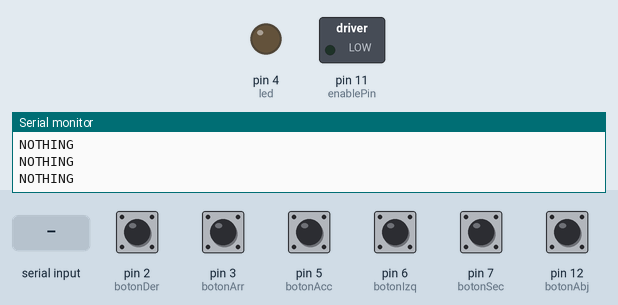
A sketch run on a simulated Arduino Uno, built with avr-gcc and run on an emulated ATmega328P. Parts: switched loads named in the sketch (green lamp = pin HIGH), output pins drawn as LEDs (lit = HIGH), the last lines printed to the serial monitor. The test bench sets the inputs (shaded band); at power-on: pin 2 (botonDer), pin 3 (botonArr), pin 5 (botonAcc), pin 6 (botonIzq), pin 7 (botonSec), pin 12 (botonAbj) LOW.

Above: at 1.2 s.
1.3 s: pin 2 (botonDer) pulled HIGH for 0.15 s
At 1.4 s:
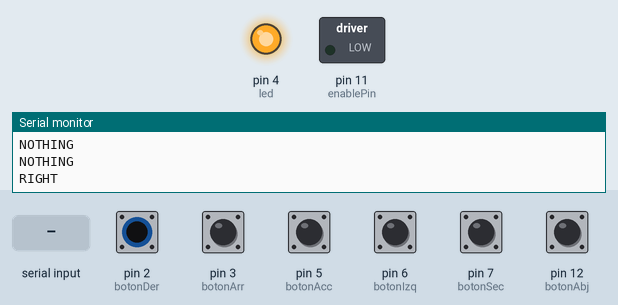
3.0 s: "Y" received over Serial
At 4.2 s:
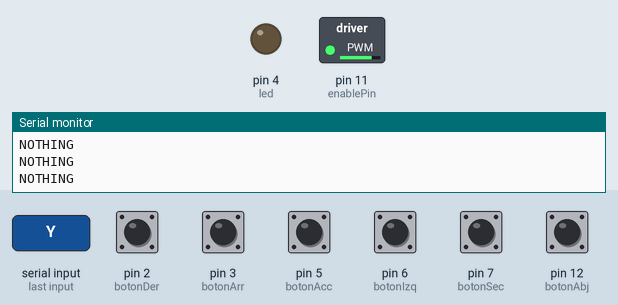
4.5 s: pin 3 (botonArr) pulled HIGH for 0.15 s
At 4.6 s:
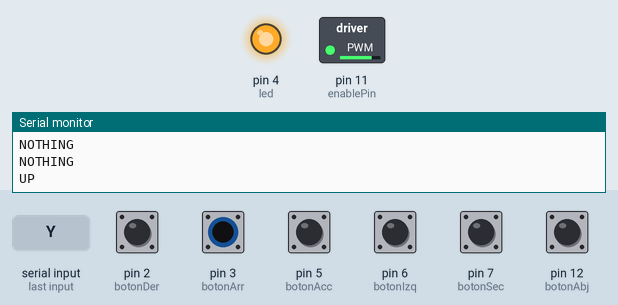
6.2 s: pin 5 (botonAcc) pulled HIGH for 0.15 s
At 7.0 s:
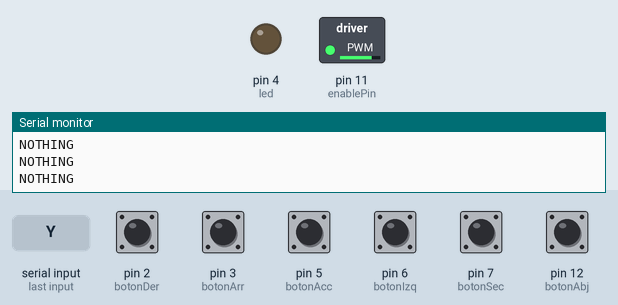
7.8 s: pin 6 (botonIzq) pulled HIGH for 0.15 s
At 7.91 s:
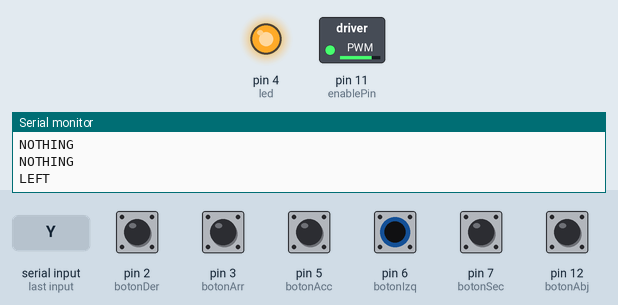
9.4 s: pin 7 (botonSec) pulled HIGH for 0.15 s
At 10.7 s:
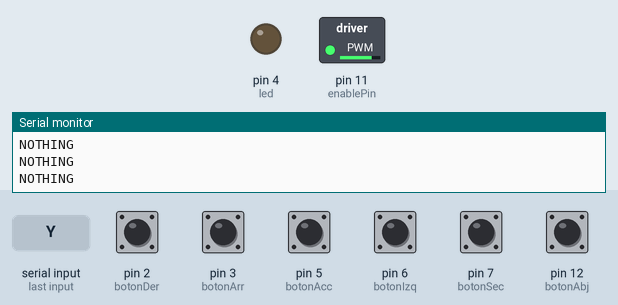
Timing chart, 0 to 12.0 s (numbered marks = the images above; inputs shaded):
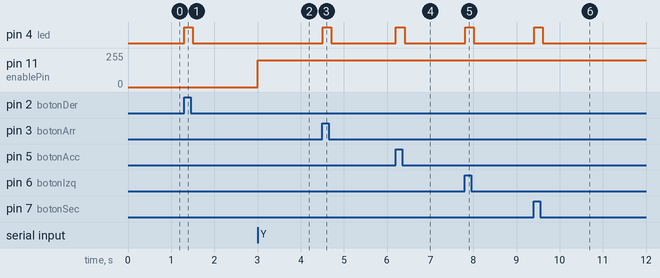

Measured:
- after the input at 1.3 s, pin 4 (led): LOW → HIGH at once, → LOW 0.20 s later
- after the input at 3.0 s, pin 11 (enablePin): 0/255 → 200/255 at once
- after the input at 4.5 s, pin 4 (led): LOW → HIGH at once, → LOW 0.20 s later
- after the input at 6.2 s, pin 4 (led): LOW → HIGH at once, → LOW 0.20 s later
- after the input at 7.8 s, pin 4 (led): LOW → HIGH at once, → LOW 0.20 s later
- after the input at 9.4 s, pin 4 (led): LOW → HIGH at once, → LOW 0.20 s later

The sketch:

Arduino_Processing.ino
```cpp
const int botonIzq = 6;
const int botonDer = 2;

const int botonAbj = 12;
const int botonArr = 3;

const int botonAcc = 5;
const int botonSec = 7;

const int led = 4;

char val;
int botonIzqState = 0;
int botonDerState = 0;
int botonAbjState = 0;
int botonArrState = 0;
int botonAccState = 0;
int botonSecState = 0;
int enablePin = 11;
int in1Pin = 10;
int in2Pin = 9;

void setup() {
  pinMode(led, OUTPUT);
  pinMode(botonIzq, INPUT);
  pinMode(botonDer, INPUT);
  pinMode(botonAbj, INPUT);
  pinMode(botonArr, INPUT);
  pinMode(botonAcc, INPUT);
  pinMode(botonSec, INPUT);
  Serial.begin(9600);
}

void loop() {

  botonIzqState = digitalRead(botonIzq);
  botonDerState = digitalRead(botonDer);
  botonAbjState = digitalRead(botonAbj);
  botonArrState = digitalRead(botonArr);
  botonAccState = digitalRead(botonAcc);
  botonSecState = digitalRead(botonSec);


  if (botonIzqState == HIGH) {
    Serial.println("LEFT");
    digitalWrite(led, HIGH);
    delay(100);
  } else if (botonDerState == HIGH) {
    Serial.println("RIGHT");
    digitalWrite(led, HIGH);
    delay(100);
  } else if (botonAbjState == HIGH) {
    Serial.println("DOWN");
    digitalWrite(led, HIGH);
    delay(100);
  } else if (botonArrState == HIGH) {
    Serial.println("UP");
    digitalWrite(led, HIGH);
    delay(100);
  } else if (botonAccState == HIGH) {
    Serial.println("ACTION");
    digitalWrite(led, HIGH);
    delay(100);
  } else if (botonSecState == HIGH) {
    Serial.println("SECUNDARY");
    digitalWrite(led, HIGH);
    delay(100);
  }  else {
    Serial.println("NOTHING");
    digitalWrite(led, LOW);
    delay(100);
  }

  if (Serial.available() > 0) {
    val = Serial.read();
    if (val == 'Y')
    {
      int speed = 200;
      boolean reverse = true;
      setMotor(speed, reverse);

    } else if(val == 'N') {
      int speed = 0;
      boolean reverse = true;
      setMotor(speed, reverse);
    }
  }
}

void setMotor(int speed, boolean reverse)
{
  analogWrite(enablePin, speed);
  digitalWrite(in1Pin, ! reverse);
  digitalWrite(in2Pin, reverse);
}
```
